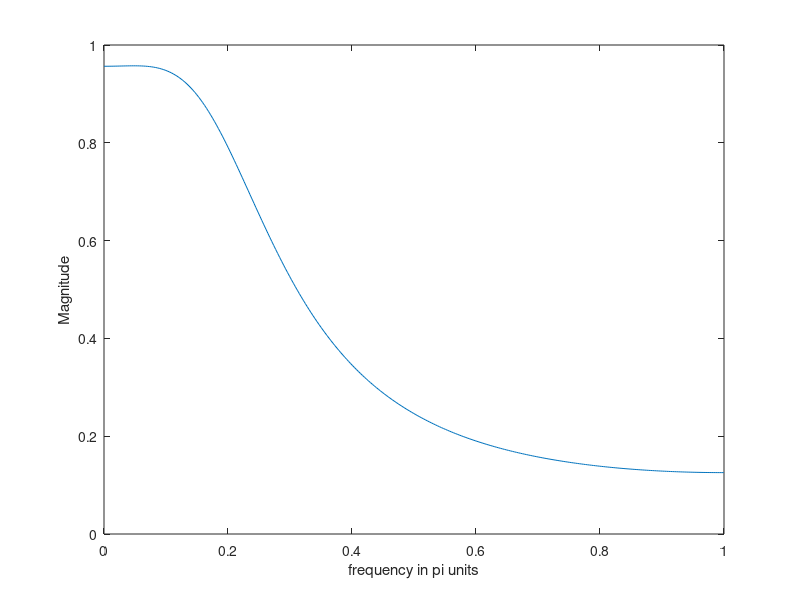

Source code (MATLAB):
clc; clear all;close all;
T=1;wp=0.2*pi;ws=0.6*pi;
e=sqrt(1/0.8^2-1); A=1/0.2;
Wp=wp/T; Ws=ws/T;
N=ceil((1/2)*(log10(e^2/(A^2-1)))/(log10(Wp/Ws)));
Wc=Wp/((e^2)^(1/(2*N)));
[b,a]=butter(N,Wc,'low','s');
Hs=tf(b,a);
[numd,dend]=impinvar(b,a,1/T);
Hz=tf(numd,dend,T);
w=0:0.01:pi;
Hw=freqz(numd,dend,w);
plot(w/pi,abs(Hw));
xlabel('frequency in pi units'); ylabel('Magnitude');
